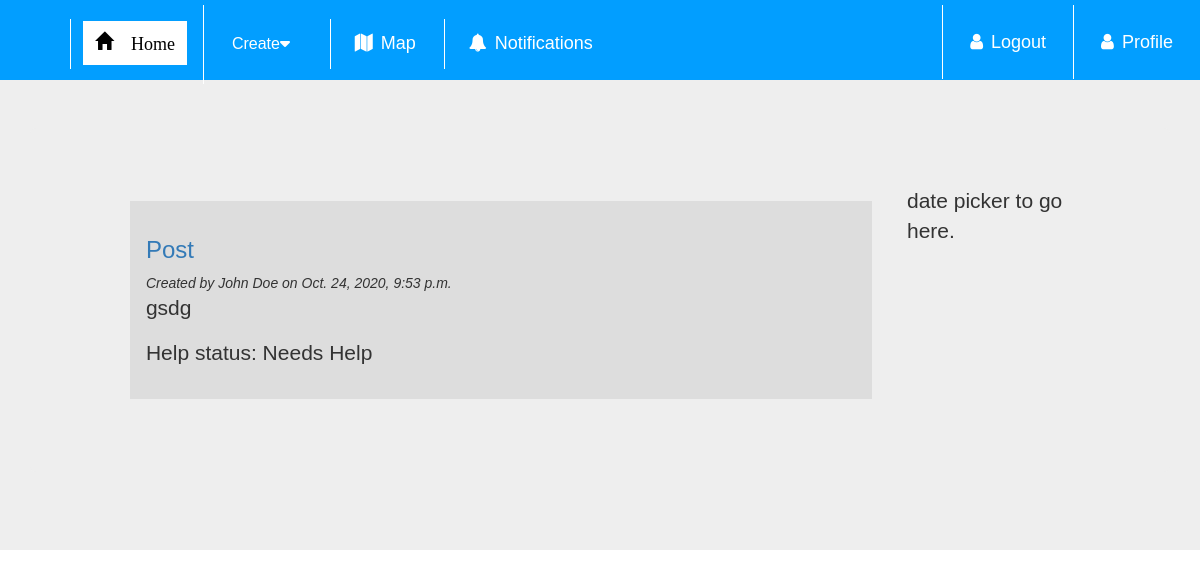
/home/, run on an earlier commit of the app's database.
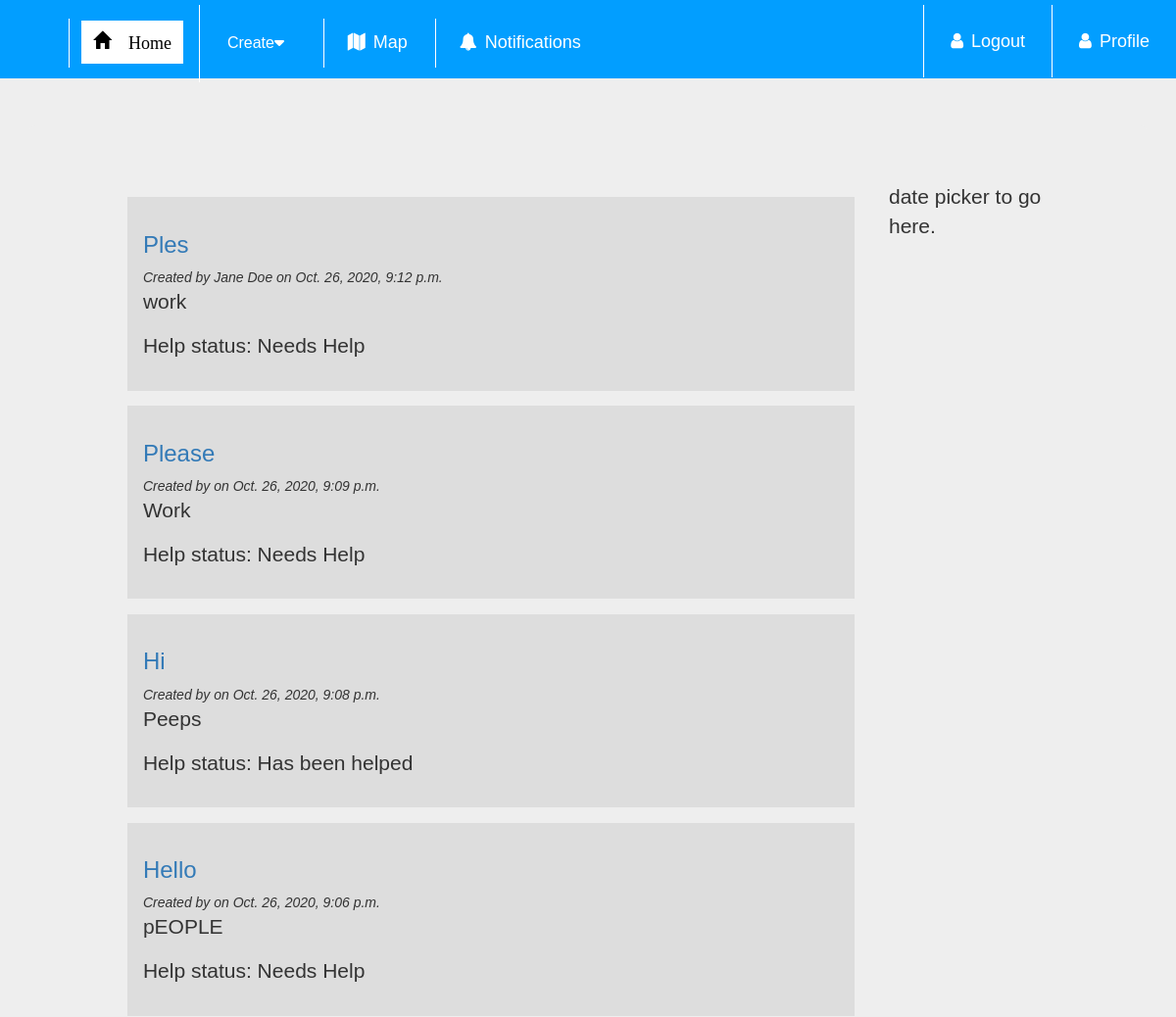
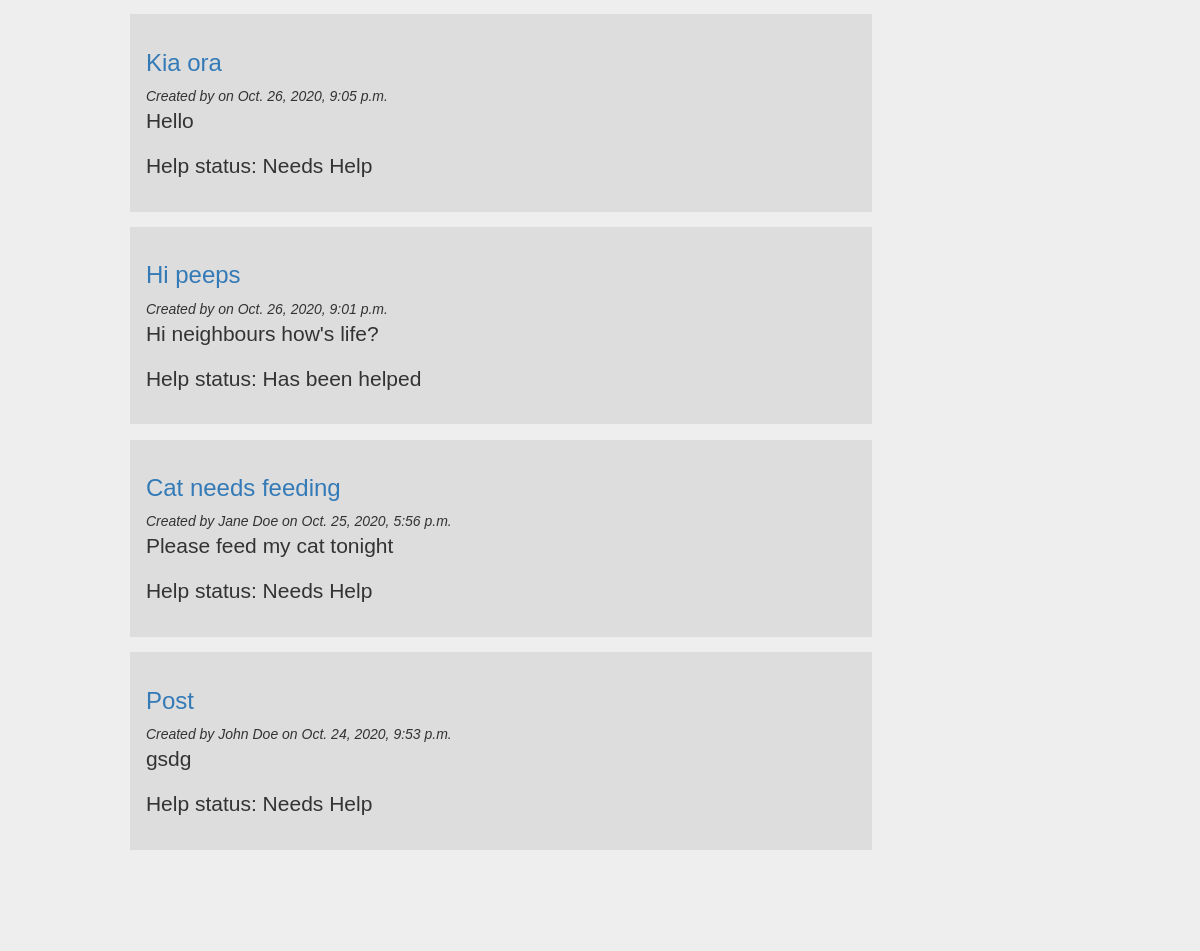
And on a later commit of the database (2 pictures, top to bottom).
### hello/models.py (models this page shows, shortened)
class Post(models.Model):
    post_title = models.CharField("Post Title", max_length=255)
    description = models.TextField("Description")
    help_status = models.TextField(choices=HELP_STATUS_CHOICES)
    poster = models.ForeignKey(User, on_delete=models.PROTECT, null=True)
    created_date = models.DateTimeField("Created Date", default=datetime.datetime.now, blank=True)
    class Meta:
        ordering = ['created_date']

class User(AbstractUser):
    username = None
    email = models.EmailField(_('email address'), unique=True)
    USERNAME_FIELD = 'email'
    REQUIRED_FIELDS = []
    objects = CustomUserManager()
    profile_picture = models.ImageField(blank=True, null=True, upload_to="i/")
    first_name = models.CharField(max_length=255)
    last_name = models.CharField(max_length=255)
    address = models.CharField(max_length=2225, default="Mount Albert, Auckland, New Zealand")
    class Meta:
        ordering = ['email']
    def get_name(self):
        return "" + self.first_name + " " + self.last_name

### hello/views.py (the view)
# urls.py: path(r"home/", views.HomeView.as_view(), name="home"),
class HomeView(generic.ListView):
    template_name = 'posts.html'
    context_object_name = 'latest_post_list'
    def get_queryset(self):
        return Post.objects.order_by('-created_date')

### hello/templates/posts.html
{% extends "home.html" %}
{% load static %}
{% block content %}
<div class="body-block">
    <div class="block">
        <div class="block-column col-left">
            {% if latest_post_list %}
            {% for post in latest_post_list %}
                <div class="sub-block">
                    <h3><a href="/post/{{ post.id }}/">{{ post.post_title }}</a></h3>
                    <em>Created by {{ post.poster.get_name }} on {{ post.created_date }}</em>
                    <p>{{ post.description }}</p>
                    <p>Help status: {{ post.get_help_status_display }}</p>
                </div>
            {% endfor %}
            {% else %}
            <p>No posts are available.</p>
            {% endif %}
        </div>
        <div class="block-column col-right">
            <p> date picker to go here.</p>
        </div>
    </div>
</div>
{% endblock %}

What changed in the data, as far as the page shows it:
added Post: post_title "Ples", poster.get_name "Jane Doe", created_date "Oct. 26, 2020, 9:12 p.m.", description "work", help_status "Needs Help"
added Post: post_title "Please", created_date "Oct. 26, 2020, 9:09 p.m.", description "Work", help_status "Needs Help"
added Post: post_title "Hi", created_date "Oct. 26, 2020, 9:08 p.m.", description "Peeps", help_status "Has been helped"
added Post: post_title "Hello", created_date "Oct. 26, 2020, 9:06 p.m.", description "pEOPLE", help_status "Needs Help"
added Post: post_title "Kia ora", created_date "Oct. 26, 2020, 9:05 p.m.", description "Hello", help_status "Needs Help"
added Post: post_title "Hi peeps", created_date "Oct. 26, 2020, 9:01 p.m.", description "Hi neighbours how's life?", help_status "Has been helped"
added Post: post_title "Cat needs feeding", poster.get_name "Jane Doe", created_date "Oct. 25, 2020, 5:56 p.m.", description "Please feed my cat tonight", help_status "Needs Help"
